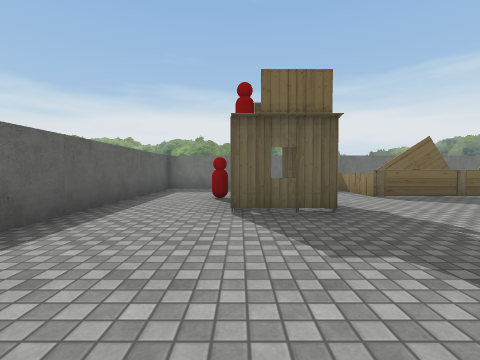
view 1 (above)

17 first-person views from a walk through a Unity game level. The camera is 1.2 m above the floor, tilts 2° down and sees 85° across. The floor is counted in squares, 2 m on a side. Each view is taken from the middle of a square. On the plan, view 1 faces up. The plan holds only what a view shows up to about 9 squares ahead; the rest is blank. The place goes on beyond the plan. The player character is not drawn. Some animated figures are left out. Some surface patterns are stand-ins.

view 2
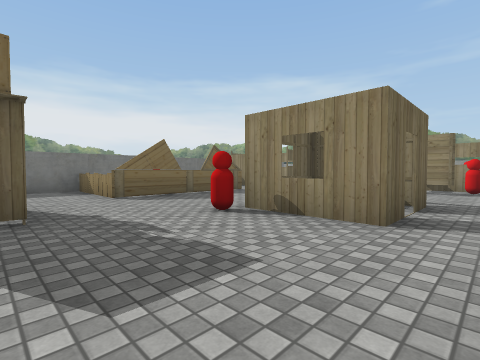

view 3
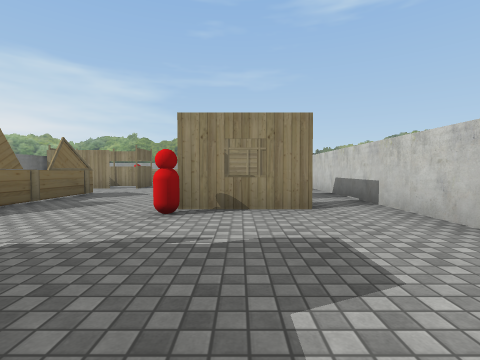

view 4
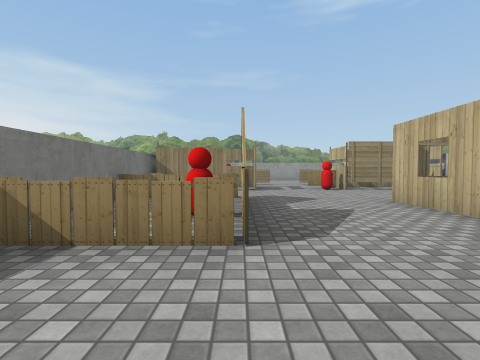

view 5
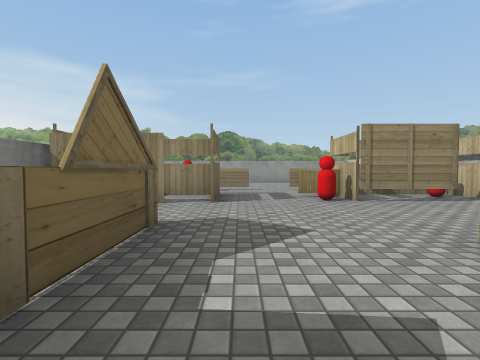

view 6
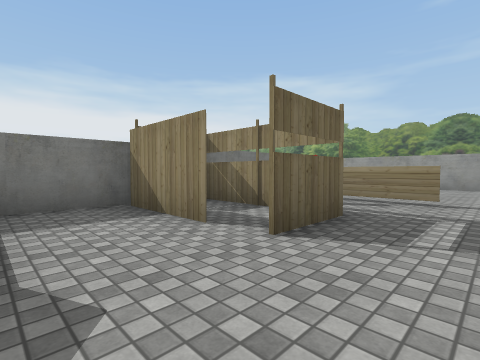

view 7
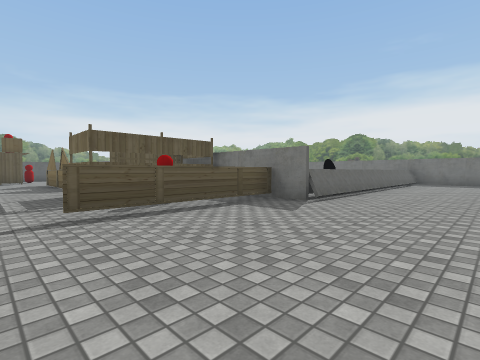

view 8
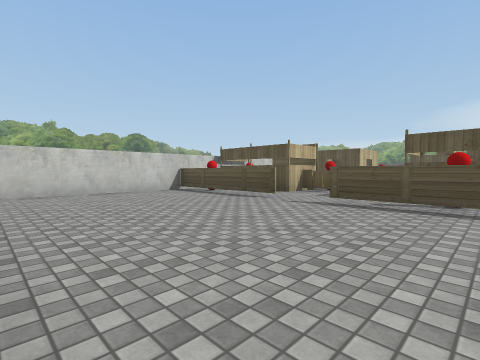

view 9
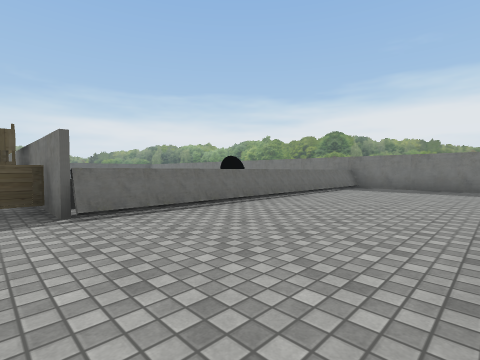

view 10
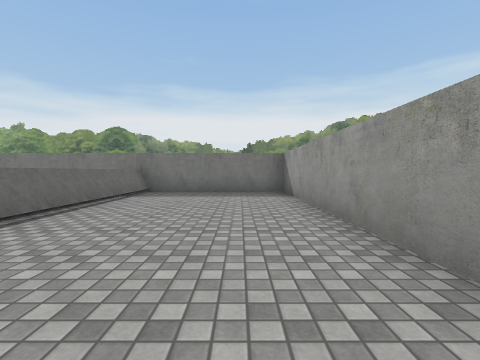

view 11
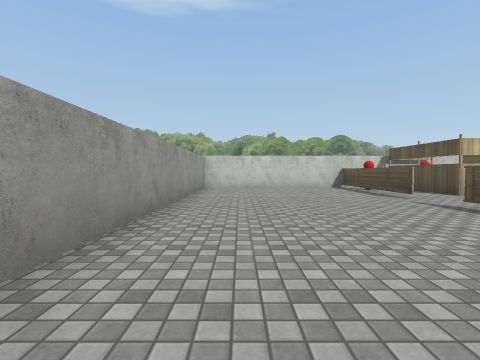

view 12
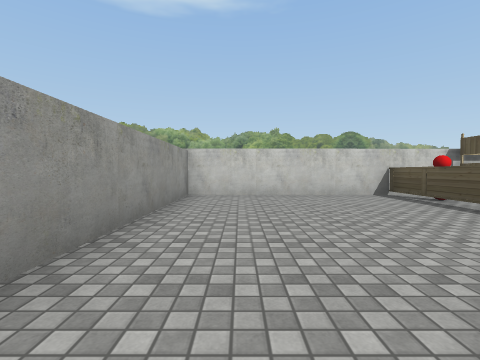

view 13
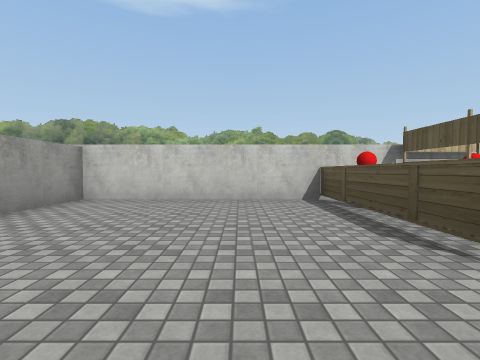

view 14
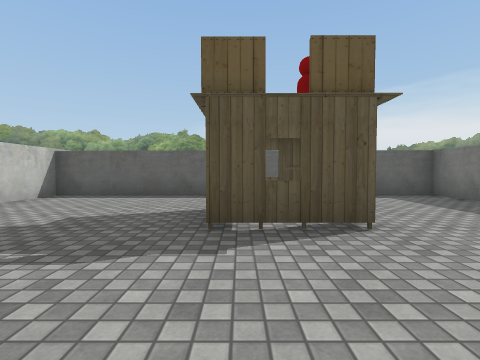

view 15
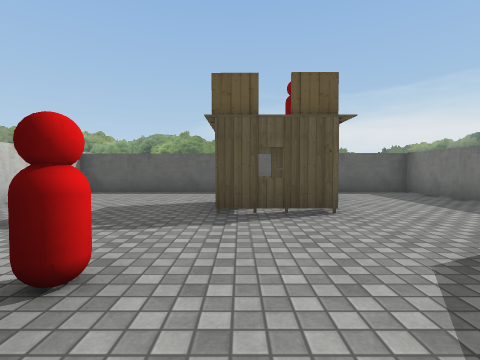

view 16
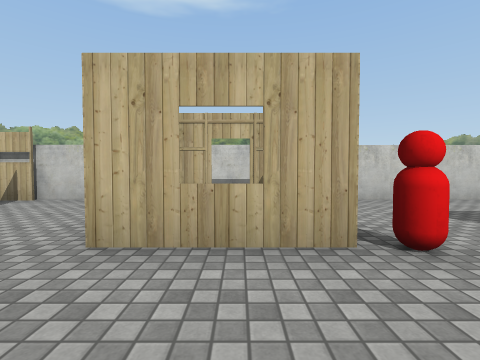

view 17
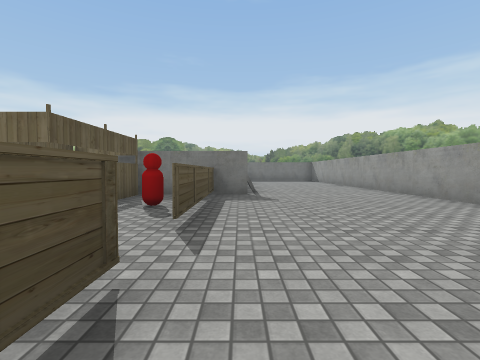

### Floor plan
Ten units are one square. View 1 is at (0, 0); x grows to the right and y downward. Boxes are objects, and circles mark ways between rooms. Rooms are numbered by the first view taken in them; rooms with no view inside come last. Other rooms are left out.
<svg viewBox="-29 -181 207 191">
<path fill="none" stroke="#000" d="M71 -60 30 -60M89 -85 89 -64 89 -86M123 -56 123 -46 123 -55M123 -88 123 -74M123 -24 123 -35 123 5M90 -8 90 -25M135 -87 -24 -87 -24 5 86 5M32 -60 44 -60M126 5 173 5 173 -176 120 -175M132 -176 132 -86M90 -26 90 -9M86 5 126 5"/>
<rect x="-5" y="-55" width="20" height="20" fill="#bbb"><title>other object</title></rect>
<rect x="-5" y="-65" width="10" height="10" fill="#bbb"><title>other object</title></rect>
<rect x="25" y="-75" width="10" height="10" fill="#bbb"><title>other object</title></rect>
<rect x="25" y="-85" width="10" height="10" fill="#bbb"><title>other object</title></rect>
<rect x="35" y="-35" width="30" height="30" fill="#bbb"><title>other object</title></rect>
<rect x="35" y="-35" width="10" height="10" fill="#bbb"><title>red capsule</title></rect>
<rect x="35" y="-75" width="10" height="10" fill="#bbb"><title>other object</title></rect>
<rect x="65" y="-75" width="10" height="10" fill="#bbb"><title>other object</title></rect>
<rect x="65" y="-85" width="10" height="10" fill="#bbb"><title>other object</title></rect>
<rect x="85" y="-35" width="10" height="10" fill="#bbb"><title>other object</title></rect>
<rect x="95" y="-35" width="10" height="10" fill="#bbb"><title>other object</title></rect>
<rect x="95" y="-85" width="10" height="40" fill="#bbb"><title>other object</title></rect>
<rect x="95" y="-15" width="10" height="20" fill="#bbb"><title>other object</title></rect>
<rect x="105" y="-25" width="10" height="30" fill="#bbb"><title>other object</title></rect>
<rect x="115" y="-15" width="10" height="10" fill="#bbb"><title>other object</title></rect>
<circle cx="105" cy="-20" r="3" fill="#2a7"/>
<circle cx="90" cy="0" r="3" fill="#2a7"/>
<text x="90" y="-60">1</text>
<text x="100" y="-10">2</text>
</svg>
Room 1 opens to room 2.

Where each view was taken, in squares from view 1:
view 1: 0 up, 0 right, facing up
view 2: 0 up, 1 right, facing up-right
view 3: 2 up, 0 right, facing right
view 4: 6 up, 1 right, facing right
view 5: 5 up, 4 right, facing right
view 6: 4 up, 7 right, facing up-right
view 7: 4 up, 16 right, facing up-left
view 8: 7 up, 17 right, facing down-left
view 9: 8 up, 17 right, facing up-left
view 10: 10 up, 16 right, facing up
view 11: 9 up, 16 right, facing down
view 12: 6 up, 16 right, facing down
view 13: 5 up, 14 right, facing down
view 14: 4 up, 4 right, facing left
view 15: 4 up, 5 right, facing left
view 16: 5 up, 5 right, facing down
view 17: 2 up, 13 right, facing up
